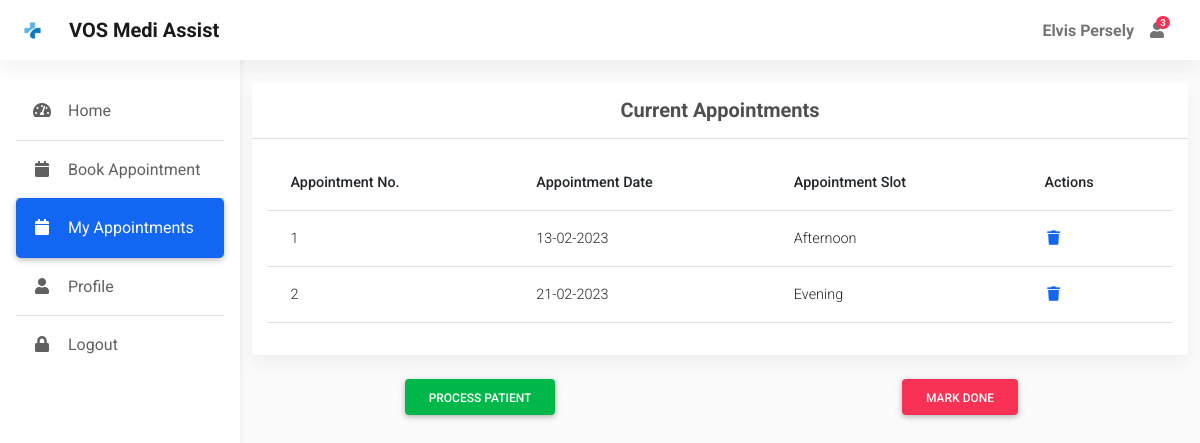
The app's page /myappointments/1 (signed in) with its own data.
### app.py (models this page shows)
class User(db.Model, UserMixin):
    id = db.Column(db.Integer, primary_key=True)
    username = db.Column(db.String(50), nullable=False, unique=True)
    password = db.Column(db.String(50), nullable=False)
    name = db.Column(db.String(50), nullable=False)
    address = db.Column(db.String(80))
    city = db.Column(db.String(30))
    dob = db.Column(db.Date, nullable=False)
    gender = db.Column(db.String(10), nullable=False)
    is_doctor = db.Column(db.Boolean, default=False, nullable=False)
    mobile = db.Column(db.Integer)

class Appointment(db.Model):
    id = db.Column(db.Integer, primary_key=True)
    user_id = db.Column(db.Integer, db.ForeignKey('user.id'), nullable=False)
    slot = db.Column(db.String(50), nullable=False)
    date = db.Column(db.Date, nullable=False)
    status = db.Column(db.Boolean, default=False, nullable=False)

### app.py (the view)
@app.route("/myappointments/<int:id>", methods=['GET','POST'])
@app.route("/myappointments/")
@login_required
def myappointments(id=None):
    check_user = User.query.filter_by(id = current_user.id).first()
    if check_user.is_doctor:
        appointments = db.session.query(Appointment, User).join(User).filter(Appointment.date == date.today()).order_by(db.case({
            'morning': 1,
            'afternoon': 2,
            'evening': 3
        }, value=Appointment.slot)).all()
    else:
        appointments = Appointment.query.filter_by(user_id = current_user.id).all()
    appointment = None
    if id is not None:
        appointment = db.session.query(Appointment, User).join(User).filter(Appointment.id == id).all()
    return render_template("myappointments.html", appointments=appointments, appointment=appointment, id=id)

### app.py (called while the page is built)
@login_manager.user_loader
def load_user(user_id):
    return User.query.get(int(user_id))

def calculate_age(born):
    today = date.today()
    age = today.year - born.year - ((today.month, today.day) < (born.month, born.day))
    if age <= 0:
        return 1
    else:
        return age

@app.context_processor
def inject_datetime():
    return dict(datetime=datetime)

### templates/myappointments.html (shortened to what this page needs)
{% extends "dashboard.html" %}
{% block main %}
<div class="container pt-4">
  <section class="mb-4">
    <div class="card">
      <div class="card-header text-center py-3">
        <h5 class="mb-0 text-center">
          <strong>Current Appointments</strong>
        </h5>
      </div>
      {% if current_user.is_doctor %}
      <div class="card-body">
        <div class="table-responsive">
          <table class="table table-hover text-nowrap">
            <thead>
              <tr>
                <th scope="col">Appointment No.</th>
                <th scope="col">Patient Name</th>
                <th scope="col">Age</th>
                <th scope="col">DOB</th>
                <th scope="col">Slot</th>
                <th scope="col">Actions</th>
              </tr>
            </thead>
            <tbody>
              {% for appointment in appointments %}
                <tr id="{{ loop.index }}">
                  <td>{{ loop.index }}</td>
                  <td>{{ appointment.User.name }}</td>
                  <td>{{ appointment.User.dob|calculate_age }}</td>
                  <td>{{ appointment.User.dob.strftime('%d-%m-%Y') }}</td>
                  <td>{{ appointment.Appointment.slot.capitalize() }}</td>
                  <td>
                    <a href="/myappointments/{{ appointment.Appointment.id }}"><i class="fas fa-plus fa-fw me-3"></i></a>
                    <span>
                      <a  href="{{ url_for('myappointments') }}"><i class="fas fa-minus fa-fw me-3"></i></a>
                    </span>
                  </td>
                </tr>
              {% endfor %}
            </tbody>
          </table>
        </div>
      </div>
      {% else %}
      <div class="card-body">
        <div class="table-responsive">
          <table class="table table-hover text-nowrap">
            <thead>
              <tr>
                <th scope="col">Appointment No.</th>
                <th scope="col">Appointment Date</th>
                <th scope="col">Appointment Slot</th>
                <th scope="col">Actions</th>
              </tr>
            </thead>
            <tbody>
              {% for appointment in appointments %}
                <tr>
                  <td>{{ loop.index }}</td>
                  <td>{{ appointment.date.strftime('%d-%m-%Y') }}</td>
                  <td>{{ appointment.slot.capitalize() }}</td>
                  <td>
                    <a href="/delete_appointment/{{ appointment.id }}"><i class="fas fa-trash fa-fw me-3"></i></a>
                  </td>
                </tr>
              {% endfor %}
            </tbody>
          </table>
        </div>
      </div>
      {% endif %}
    </div>
  </section>
  {% if appointment %}
  <div class="row align-items-center text-center">
    <div class="col">
      <button type="button" class="btn btn-success" data-mdb-toggle="modal" data-mdb-target="#exampleModal">
        Process Patient
      </button>
    </div>
    <div class="col">
      <a href="/delete_appointment/{{ id }}" type="button" class="btn btn-danger">
        Mark Done
      </a>
    </div>
  </div>
  {% endif %}
</div>
{% endblock %}

### templates/dashboard.html (shortened to what this page needs)
<!DOCTYPE html>
<html lang="en">
<head>
  <link rel="stylesheet" href="https://use.fontawesome.com/releases/v5.11.2/css/all.css" />
  <link rel="stylesheet" href="{{ url_for('static', filename='css/mdb.min.css') }}" />
  <link rel="stylesheet"  href="{{ url_for('static', filename='css/admin.css') }}"/>
</head>
<body>
  <header>
    <nav id="sidebarMenu" class="collapse d-lg-block sidebar collapse bg-white">
      <div class="position-sticky">
        <div class="list-group list-group-flush mx-3 mt-4">
          <a href="{{ url_for('home') }}" class="list-group-item list-group-item-action py-3 ripple {% if request.endpoint == 'home' %}active{% endif %}" aria-current="true">
            <i class="fas fa-tachometer-alt fa-fw me-3"></i><span>Home</span>
          </a>
          {% if not current_user.is_doctor %}
          <a href="{{ url_for('appointment') }}" class="list-group-item list-group-item-action py-3 ripple {% if request.endpoint == 'appointment' %}active{% endif %}"><i
              class="fas fa-calendar fa-fw me-3"></i><span>Book Appointment</span></a>
          <a href="{{ url_for('myappointments') }}" class="list-group-item list-group-item-action py-3 ripple {% if request.endpoint == 'myappointments' %}active{% endif %}"><i
                class="fas fa-calendar fa-fw me-3"></i><span>My Appointments</span></a>
          {% endif %}
          <a href="#" class="list-group-item list-group-item-action py-3 ripple"><i
              class="fas fa-user fa-fw me-3"></i><span>Profile</span></a>
          <a href="{{ url_for('logout') }}" class="list-group-item list-group-item-action py-3 ripple">
            <i class="fas fa-lock fa-fw me-3"></i><span>Logout</span>
          </a>
        </div>
      </div>
    </nav>
    <nav id="main-navbar" class="navbar navbar-expand-lg navbar-light bg-white fixed-top">
      <div class="container-fluid">
        <a class="navbar-brand d-flex align-items-center fw-bold" href="/"><img class="d-inline-block me-3" " src="{{ url_for('static', filename='img/icons/logo.png') }}" alt="" />VOS Medi Assist</a>
        <ul class="navbar-nav ms-auto d-flex flex-row">
            <li>
                <a class="nav-link me-3 me-lg-0 d-flex align-items-center fw-bold" href="#">{{ current_user.name }}</a>
            </li>
          <li class="nav-item dropdown">
            <a class="nav-link me-3 me-lg-0 dropdown-toggle hidden-arrow" href="#" id="navbarDropdownMenuLink"
              role="button" data-mdb-toggle="dropdown" aria-expanded="false">
              <i class="fas fa-user"></i>
              <span class="badge rounded-pill badge-notification bg-danger">3</span>
            </a>
          </li>
          <li class="nav-item dropdown">
            <a class="nav-link dropdown-toggle hidden-arrow d-flex align-items-center" href="#"
              id="navbarDropdownMenuLink" role="button" data-mdb-toggle="dropdown" aria-expanded="false">
            </a>
          </li>
        </ul>
      </div>
    </nav>
  </header>
  <main style="margin-top: 58px">
    {% block main %}
    {% endblock %}
  </main>
</body>
</html>

### static/css/admin.css (style rules this page uses)
body { background-color: #fbfbfb; }
@media (min-width: 991.98px) { main { padding-left: 240px; } }
.sidebar { position: fixed; top: 0; bottom: 0; left: 0; padding: 58px 0 0; box-shadow: 0 2px 5px 0 rgb(0 0 0 / 5%), 0 2px 10px 0 rgb(0 0 0 / 5%); width: 240px; z-index: 600; }
.sidebar .active { border-radius: 5px; box-shadow: 0 2px 5px 0 rgb(0 0 0 / 16%), 0 2px 10px 0 rgb(0 0 0 / 12%); }

### records on screen
User: name "Elvis Persely"
Appointment: date "13-02-2023", slot "Afternoon"
Appointment: date "21-02-2023", slot "Evening"
